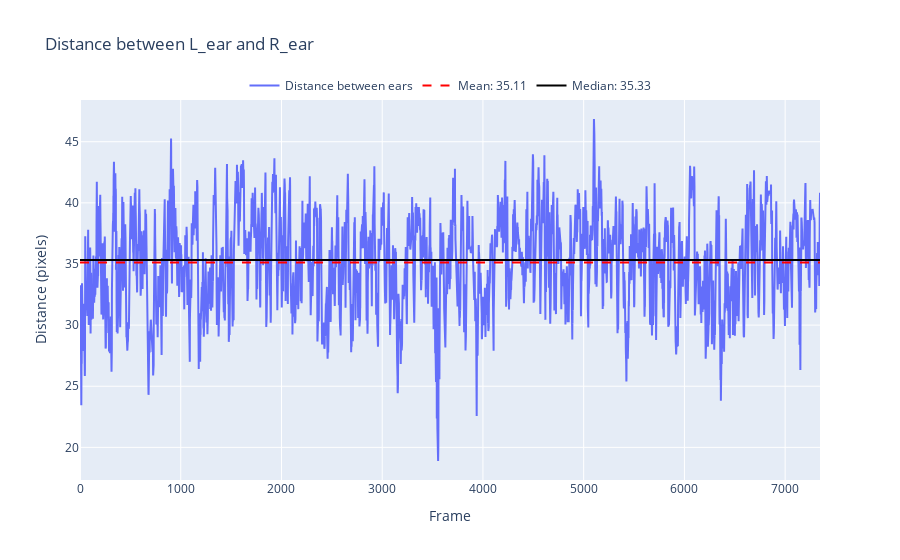

The cell this chart's notebook holds for it:
### Markdown cell above
---
#### 5. (Optional, but recommended) If we want to scale our data from pixels to cm, we can use a measured distance between two bodyparts (e.g. the distance between both ears).

### Code cell
# plot scale
scale = rst.find_scale_factor(df_smooth, measured_dist, measured_points, print_results=True)

### Figure 1 — Plotly figure (JSON) as saved in the notebook; plotly's stock layout.template omitted (floating-point values rounded to 4 significant figures; data arrays with more than 128 entries replaced by an {"elided": "..."} marker saying what was removed)
{"data": [{"mode": "lines", "name": "Distance between ears", "type": "scatter", "y": {"elided": "7347 float values"}}, {"line": {"color": "red", "dash": "dash"}, "mode": "lines", "name": "Mean: 35.11", "type": "scatter", "y": {"elided": "7347 float values"}}, {"line": {"color": "black"}, "mode": "lines", "name": "Median: 35.33", "type": "scatter", "y": {"elided": "7347 float values"}}], "layout": {"legend": {"orientation": "h", "x": 0.5, "xanchor": "center", "y": 1, "yanchor": "bottom"}, "title": {"text": "Distance between L_ear and R_ear"}, "xaxis": {"title": {"text": "Frame"}}, "yaxis": {"title": {"text": "Distance (pixels)"}}}}
